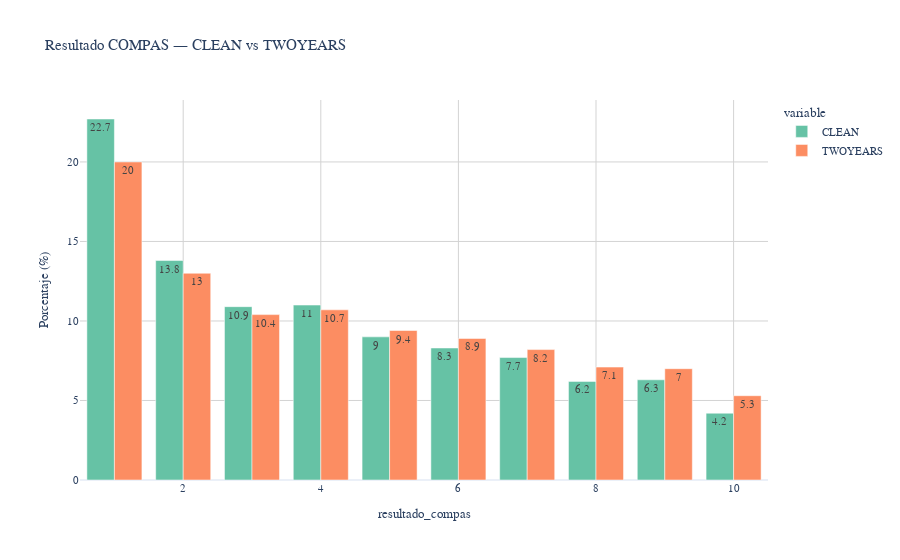
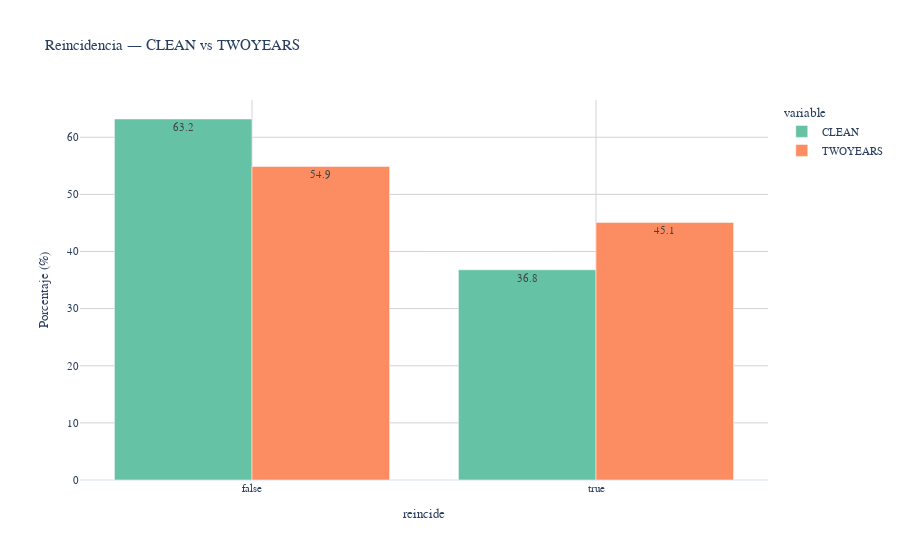

Notebook cell for these charts, in order:
### Code cell
# --- Configuración ---
SCORE_COL  = 'resultado_compas'   # columna resultado COMPAS
TARGET_COL = 'reincide'           # columna reincidencia

LABEL_C = 'CLEAN'
LABEL_D = 'TWOYEARS'

df_c = df_twoyears_clean.copy()
df_d = df_twoyears.copy()

def comparar_columna_plotly_evento(col, titulo):
    # Crear tabla con frecuencias relativas (%)
    s_c = df_c[col].value_counts(normalize=True).mul(100).round(1)
    s_d = df_d[col].value_counts(normalize=True).mul(100).round(1)
    tabla = (
        pd.DataFrame({LABEL_C: s_c, LABEL_D: s_d})
        .fillna(0)
        .reset_index()
        .rename(columns={'index': col})
    )

    # Gráfico de barras agrupadas
    fig = px.bar(
        tabla, x=col, y=[LABEL_C, LABEL_D],
        barmode='group', text_auto=True, title=titulo
    )

    # Estilo solicitado
    fig.update_layout(
        xaxis_title=col,
        yaxis_title='Porcentaje (%)',
        plot_bgcolor='rgba(255,255,255,1)',
        xaxis_showgrid=True, xaxis_gridcolor='lightgrey',
        yaxis_showgrid=True, yaxis_gridcolor='lightgrey'
    )
    fig.show()
    return tabla

# --- Comparaciones ---
tabla_score_evento = comparar_columna_plotly_evento(SCORE_COL,  "Resultado COMPAS — CLEAN vs TWOYEARS")
tabla_reinc_evento = comparar_columna_plotly_evento(TARGET_COL, "Reincidencia — CLEAN vs TWOYEARS")

### Figure 1 — Plotly figure (JSON) as saved in the notebook; plotly's stock layout.template omitted (floating-point values rounded to 4 significant figures)
{"data": [{"alignmentgroup": "True", "hovertemplate": "variable=CLEAN<br>resultado_compas=%{x}<br>value=%{y}<extra></extra>", "legendgroup": "CLEAN", "marker": {"color": "rgb(102,194,165)", "pattern": {"shape": ""}}, "name": "CLEAN", "offsetgroup": "CLEAN", "orientation": "v", "showlegend": true, "textposition": "auto", "texttemplate": "%{y}", "type": "bar", "x": [1, 2, 3, 4, 5, 6, 7, 8, 9, 10], "xaxis": "x", "y": [22.7, 13.8, 10.9, 11.0, 9.0, 8.3, 7.7, 6.2, 6.3, 4.2], "yaxis": "y"}, {"alignmentgroup": "True", "hovertemplate": "variable=TWOYEARS<br>resultado_compas=%{x}<br>value=%{y}<extra></extra>", "legendgroup": "TWOYEARS", "marker": {"color": "rgb(252,141,98)", "pattern": {"shape": ""}}, "name": "TWOYEARS", "offsetgroup": "TWOYEARS", "orientation": "v", "showlegend": true, "textposition": "auto", "texttemplate": "%{y}", "type": "bar", "x": [1, 2, 3, 4, 5, 6, 7, 8, 9, 10], "xaxis": "x", "y": [20.0, 13.0, 10.4, 10.7, 9.4, 8.9, 8.2, 7.1, 7.0, 5.3], "yaxis": "y"}], "layout": {"barmode": "group", "legend": {"title": {"text": "variable"}, "tracegroupgap": 0}, "plot_bgcolor": "rgba(255,255,255,1)", "title": {"text": "Resultado COMPAS — CLEAN vs TWOYEARS"}, "xaxis": {"anchor": "y", "domain": [0, 1], "gridcolor": "lightgrey", "showgrid": true, "title": {"text": "resultado_compas"}}, "yaxis": {"anchor": "x", "domain": [0, 1], "gridcolor": "lightgrey", "showgrid": true, "title": {"text": "Porcentaje (%)"}}}}

### Figure 2 — Plotly figure (JSON) as saved in the notebook; plotly's stock layout.template omitted (floating-point values rounded to 4 significant figures)
{"data": [{"alignmentgroup": "True", "hovertemplate": "variable=CLEAN<br>reincide=%{x}<br>value=%{y}<extra></extra>", "legendgroup": "CLEAN", "marker": {"color": "rgb(102,194,165)", "pattern": {"shape": ""}}, "name": "CLEAN", "offsetgroup": "CLEAN", "orientation": "v", "showlegend": true, "textposition": "auto", "texttemplate": "%{y}", "type": "bar", "x": [false, true], "xaxis": "x", "y": [63.2, 36.8], "yaxis": "y"}, {"alignmentgroup": "True", "hovertemplate": "variable=TWOYEARS<br>reincide=%{x}<br>value=%{y}<extra></extra>", "legendgroup": "TWOYEARS", "marker": {"color": "rgb(252,141,98)", "pattern": {"shape": ""}}, "name": "TWOYEARS", "offsetgroup": "TWOYEARS", "orientation": "v", "showlegend": true, "textposition": "auto", "texttemplate": "%{y}", "type": "bar", "x": [false, true], "xaxis": "x", "y": [54.9, 45.1], "yaxis": "y"}], "layout": {"barmode": "group", "legend": {"title": {"text": "variable"}, "tracegroupgap": 0}, "plot_bgcolor": "rgba(255,255,255,1)", "title": {"text": "Reincidencia — CLEAN vs TWOYEARS"}, "xaxis": {"anchor": "y", "domain": [0, 1], "gridcolor": "lightgrey", "showgrid": true, "title": {"text": "reincide"}}, "yaxis": {"anchor": "x", "domain": [0, 1], "gridcolor": "lightgrey", "showgrid": true, "title": {"text": "Porcentaje (%)"}}}}
